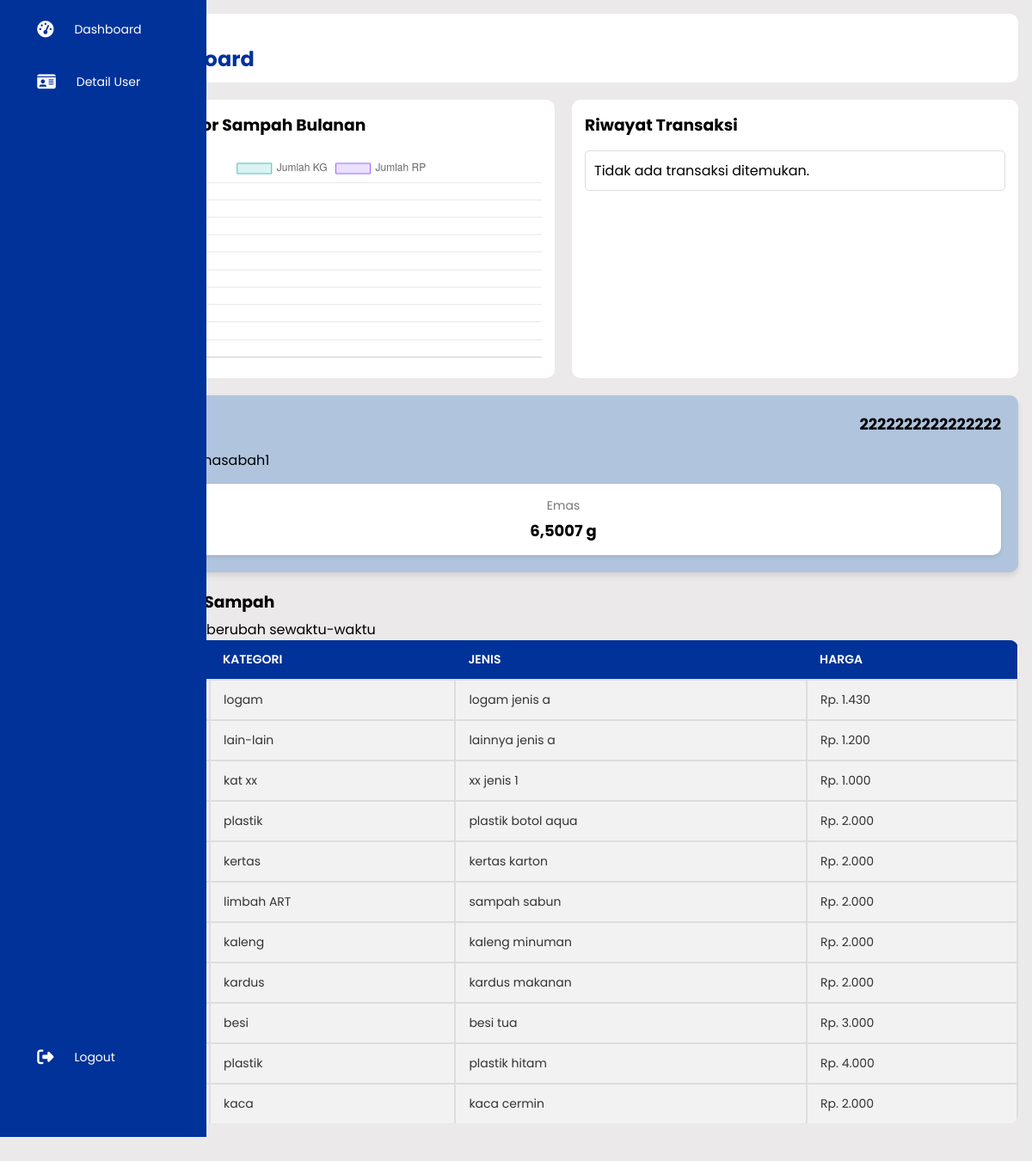
Page /index.php (signed in) on the committed database.
### tables this page shows
CREATE TABLE `dompet` (
  `id` int(11) NOT NULL,
  `id_user` int(100) DEFAULT NULL,
  `uang` decimal(11,2) NOT NULL DEFAULT 0.00,
  `emas` decimal(65,4) NOT NULL DEFAULT 0.0000
);

CREATE TABLE `user` (
  `id` int(200) NOT NULL,
  `email` varchar(255) DEFAULT NULL,
  `username` varchar(255) NOT NULL,
  `password` varchar(255) NOT NULL,
  `nama` varchar(40) NOT NULL,
  `notelp` varchar(200) DEFAULT NULL,
  `nik` varchar(200) DEFAULT NULL,
  `alamat` varchar(255) DEFAULT NULL,
  `tgl_lahir` date NOT NULL,
  `kelamin` enum('Pria','Wanita') NOT NULL,
  `role` enum('superadmin','admin','nasabah') NOT NULL,
  `created_at` timestamp NOT NULL DEFAULT current_timestamp() ON UPDATE current_timestamp(),
  `status` tinyint(1) DEFAULT 0
);

CREATE TABLE `sampah` (
  `id` varchar(200) NOT NULL,
  `id_kategori` varchar(200) NOT NULL,
  `jenis` varchar(40) NOT NULL,
  `harga` int(11) NOT NULL,
  `harga_pusat` int(11) DEFAULT 0,
  `jumlah` decimal(65,2) NOT NULL DEFAULT 0.00
);

CREATE TABLE `kategori_sampah` (
  `id` varchar(200) NOT NULL,
  `name` varchar(100) NOT NULL,
  `created_at` bigint(20) NOT NULL
);

### fungsi.php (called while the page is built, shortened)
<?php
function getUserData($koneksi, $username)
{
    $query = "SELECT u.id, u.username, u.nama, u.nik, u.created_at AS tanggal_bergabung, u.role,
                     d.uang, d.emas
              FROM user u
              LEFT JOIN dompet d ON u.id = d.id_user
              WHERE u.username = ?";
    $stmt = $koneksi->prepare($query);
    $stmt->bind_param("s", $username);
    $stmt->execute();
    $result = $stmt->get_result();
    if ($result) {
        return $result->fetch_assoc();
    } else {
        die("Error fetching data: " . $koneksi->error);
    }
}

### index.php (the view, shortened to what this page needs)
<?php
require_once 'header.php';
require_once 'fungsi.php';
$username = $_SESSION['username'];
$data = getUserData($koneksi, $username);
$id_user = $data['id'];
$sqlTransaksi = "
SELECT t.id AS id_transaksi, t.jenis_transaksi, t.date, t.time,
       ts.jenis_saldo, ts.jumlah_tarik,
       ss.id_sampah, ss.jumlah_kg, ss.jumlah_rp, s.jenis AS jenis_sampah,
       js.id_sampah AS id_jual_sampah, js.jumlah_kg AS jumlah_jual_kg, js.jumlah_rp AS total_penjualan, s.jenis AS jenis_jual_sampah,
       ps.jumlah, ps.hasil_konversi, ps.jenis_konversi,
       u.id AS id_user, u.username
FROM transaksi t
LEFT JOIN tarik_saldo ts ON t.id = ts.id_transaksi
LEFT JOIN setor_sampah ss ON t.id = ss.id_transaksi
LEFT JOIN jual_sampah js ON t.id = js.id_transaksi
LEFT JOIN pindah_saldo ps ON t.id = ps.id_transaksi
LEFT JOIN user u ON t.id_user = u.id
LEFT JOIN sampah s ON ss.id_sampah = s.id OR js.id_sampah = s.id
WHERE u.id = ?
ORDER BY t.time DESC";
$stmtTransaksi = $koneksi->prepare($sqlTransaksi);
$stmtTransaksi->bind_param("i", $id_user);
$stmtTransaksi->execute();
$resultTransaksi = $stmtTransaksi->get_result();
$sql = "SELECT ks.name AS kategori, s.jenis, s.harga
        FROM sampah s
        JOIN kategori_sampah ks ON s.id_kategori = ks.id";
$result = $koneksi->query($sql);
$months = [];
$totalKg = [];
$totalRp = [];
?>
<!DOCTYPE html>
<html lang="en">
<head>
    <link rel="stylesheet" href="https://cdnjs.cloudflare.com/ajax/libs/font-awesome/6.4.0/css/all.min.css" />
    <link rel="stylesheet" href="https://code.jquery.com/ui/1.12.1/themes/base/jquery-ui.css">
    <link rel="stylesheet" href="./css/style.css">
</head>
<body>
    <div id="wrapper">
        <?php include("sidebar.php") ?>
        <div class="main--content">
            <div class="header--wrapper">
                <div class="header--title">
                    <span>Halaman</span>
                    <h2>Dashboard</h2>
                </div>
            </div>
            <div class="dashboard-content">
                <div class="grafik-penyetoran">
                    <?php if ($data['role'] == 'nasabah'): ?>
                        <h3>Grafik Setor Sampah Bulanan</h3>
                    <?php else: ?>
                        <h3>Grafik Jual Sampah Bulanan</h3>
                    <?php endif; ?>
                    <canvas id="setorSampahChart"></canvas>
                </div>
                <div class="history">
                    <h3>Riwayat Transaksi</h3>
                    <div class="transaction-list">
                        <?php
                        if ($resultTransaksi->num_rows > 0) {
                            while ($row = $resultTransaksi->fetch_assoc()) {
                                echo "<div class='transaction-item'>";
                                echo "<div class='transaction-header'>";
                                echo "<span class='transaction-type'>" . ucfirst($row['jenis_transaksi']) . "</span>";
                                echo "<span class='transaction-date'>" . date('d M Y', strtotime($row['date'])) . " | " . date('H:i:s', strtotime($row['time'])) . "</span>";
                                echo "</div>";
                                if ($row['jenis_transaksi'] == 'tarik_saldo') {
                                    echo "<div class='transaction-body'>";
                                    echo "<span class='transaction-detail'>Jenis Saldo: " . ucfirst($row['jenis_saldo']) . "</span>";
                                    echo "<span class='transaction-amount' style='color: red;'>" . number_format($row['jumlah_tarik'], 2, ',', '.') . "</span>";
                                    echo "</div>";
                                } elseif ($row['jenis_transaksi'] == 'setor_sampah') {
                                    echo "<div class='transaction-body'>";
                                    echo "<span class='transaction-detail'>Sampah: " . ucfirst($row['jenis_sampah']) . " (" . $row['jumlah_kg'] . " Kg)</span>";
                                    echo "<span class='transaction-amount' style='color: #28a745;'>+ Rp. " . number_format($row['jumlah_rp'], 2, ',', '.') . "</span>";
                                    echo "</div>";
                                } elseif ($row['jenis_transaksi'] == 'pindah_saldo') {
                                    echo "<div class='transaction-body'>";
                                    echo "<span class='transaction-detail'>Jumlah: Rp. " . number_format($row['jumlah'], 2, ',', '.') . "</span>";
                                    echo "<span class='transaction-amount' style='color: #1E90FF;'>" . number_format($row['hasil_konversi'], 4, ',', '.') . " | " . $row['jenis_konversi'] . "</span>";
                                    echo "</div>";
                                } elseif ($row['jenis_transaksi'] == 'jual_sampah') {
                                    echo "<div class='transaction-body'>";
                                    echo "<span class='transaction-detail'>Jual Sampah: " . ucfirst($row['jenis_jual_sampah']) . " (" . $row['jumlah_jual_kg'] . " Kg)</span>";
                                    echo "<span class='transaction-amount'> Rp. " . number_format($row['total_penjualan'], 2, ',', '.') . "</span>";
                                    echo "</div>";
                                }
                                echo "</div>";
                            }
                        } else {
                            echo "<p>Tidak ada transaksi ditemukan.</p>";
                        }
                        ?>
                    </div>
                </div>
            </div>
            <?php if ($data['role'] == 'nasabah') : ?>
                <div class="additional-info">
                    <div class="user-card">
                        <div class="user-card-header">
                            <span class="wifi-icon"><i class="fas fa-wifi"></i></span>
                            <span class="account-number"><?php echo $data['nik']; ?></span>
                        </div>
                        <div class="user-details">
                            <p>Username: <?php echo $data['username']; ?></p>
                        </div>
                        <div class="user-balance">
                            <div class="balance-card">
                                <span>Emas</span>
                                <span><?php echo number_format($data['emas'], 4, ',', '.'); ?> g</span>
                            </div>
                        </div>
                    </div>
                </div>
                <div class="table-container">
                    <h3>Jenis-jenis Sampah</h3>
                    <p>*harga dapat berubah sewaktu-waktu</p>
                    <table>
                        <thead>
                            <tr>
                                <th>#</th>
                                <th>Kategori</th>
                                <th>Jenis</th>
                                <th>Harga</th>
                            </tr>
                        </thead>
                        <tbody>
                            <?php
                            if ($result->num_rows > 0) {
                                $no = 1;
                                while ($row = $result->fetch_assoc()) {
                                    echo "<tr>";
                                    echo "<td>" . $no++ . "</td>";
                                    echo "<td>" . $row['kategori'] . "</td>";
                                    echo "<td>" . $row['jenis'] . "</td>";
                                    echo "<td>Rp. " . number_format($row['harga'], 0, ',', '.') . "</td>";
                                    echo "</tr>";
                                }
                            } else {
                                echo "<tr><td colspan='4'>Tidak ada data</td></tr>";
                            }
                            ?>
                        </tbody>
                    </table>
                </div>
            <?php endif; ?>
        </div>
    </div>
    <script>
        // Data untuk grafik setor/jual sampah
        const ctx = document.getElementById('setorSampahChart').getContext('2d');
        const chartData = {
            labels: <?php echo json_encode($months); ?>,
            datasets: [{
                    label: 'Jumlah KG',
                    data: <?php echo json_encode($totalKg); ?>,
                    backgroundColor: 'rgba(75, 192, 192, 0.2)',
                    borderColor: 'rgba(75, 192, 192, 1)',
                    borderWidth: 1
                },
                {
                    label: 'Jumlah RP',
                    data: <?php echo json_encode($totalRp); ?>,
                    backgroundColor: 'rgba(153, 102, 255, 0.2)',
                    borderColor: 'rgba(153, 102, 255, 1)',
                    borderWidth: 1
                }
            ]
        };
        const chartOptions = {
            scales: {
                y: {
                    beginAtZero: true
                }
            }
        };
        const setorSampahChart = new Chart(ctx, {
            type: 'bar',
            data: chartData,
            options: chartOptions
        });
    </script>
</body>
</html>

### sidebar.php (shortened to what this page needs)
<!DOCTYPE html>
<html lang="en">
<head>
    <link rel="stylesheet" href="./css/style.css">
</head>
<body>
    <div id="wrapper">
        <div id="content">
            <div class="sidebar">
                <ul class="menu">
                    <li>
                        <a href="index.php">
                            <i class="fas fa-tachometer-alt"></i>
                            <span>Dashboard</span>
                        </a>
                    </li>
                    <li>
                        <a href="detail_user.php">
                            <i class="fa-solid fa-id-card"></i>
                            <span>Detail User</span>
                        </a>
                    </li>
                    <li class="logout">
                        <a href="logout.php">
                            <i class="fa-solid fa-right-from-bracket"></i>
                            <span>Logout</span>
                        </a>
                    </li>
                </ul>
            </div>
        </div>
    </div>
</body>
</html>

### css/style.css (style rules this page uses)
* { margin: 0; padding: 0; border: no; outline: none; box-sizing: border-box; font-family: "Poppins", sans-serif; }
body { height: 100%; overflow-x: hidden; background-color: #ebe9e9; }
#wrapper { display: flex; }
.sidebar { position: fixed; top: 0; left: 0; width: 110px; height: 100vh; padding: 0 1.7rem; color: #ffff; overflow: hidden; transition: all 0.5s linear; background: rgba(0, 50, 153, 253); z-index: 1000; }
.menu { height: 95%; position: relative; list-style: none; padding: 0; margin-top: 3%; }
.menu li { padding: 1rem; margin: 8px 0; border-radius: 8px; transition: all 0.5s ease-in-out; }
.menu a { color: #ffff; font-size: 14px; text-decoration: none; display: flex; align-items: center; gap: 1.5rem; }
.menu a span { overflow: hidden; }
.menu a i { font-size: 1.2rem; }
#content { margin-left: 110px; transition: margin-left 0.5s; }
.logout { position: absolute; bottom: 0; left: 0; width: 100%; }
.main--content { position: relative; background: #ebe9e9; width: 100%; padding: 1rem; }
.header--wrapper { display: flex; justify-content: space-between; align-items: center; flex-wrap: wrap; background: #fff; border-radius: 10px; padding: 10px 2rem; margin-bottom: 1rem; }
.header--title { color: rgba(0, 50, 153, 253); }
.table-container { width: 100%; height: 60vh; overflow-x: auto; overflow-y: auto; }
table { width: 100%; border-collapse: collapse; }
thead { background: rgba(0, 50, 153, 253); color: #fff; }
thead th { position: sticky; top: 0; background: rgba(0, 50, 153, 253); }
th { padding: 13px; text-align: center; font-size: 14px; }
tbody { background: #f2f2f2; }
td { padding: 12px; font-size: 14px; color: #333; border: 2px solid #dddddd; }
th:first-child { position: sticky; left: 0; z-index: 1; }
td:first-child { position: sticky; left: 0; background-color: #f2f2f2; }
.header--wrapper { display: flex; justify-content: space-between; align-items: center; margin-bottom: 20px; }
.header--title h2 { margin: 0; }
.dashboard-content { display: flex; gap: 20px; }
.grafik-penyetoran, .history { flex: 1; background-color: #ffffff; padding: 15px; border-radius: 10px; }
.grafik-penyetoran h3, .history h3 { margin: 0 0 15px; }
.grafik-penyetoran canvas { margin-top: 20px; }
.table-container { margin-top: 20px; }
.table-container h3 { margin-bottom: 5px; }
.table-container table { width: 100%; border-collapse: collapse; background-color: #fff; border-radius: 10px; overflow: hidden; }
.table-container th, .table-container td { padding: 12px 15px; text-align: left; border-bottom: 1px solid #ddd; }
.table-container th { background-color: rgba(0, 50, 153, 253); color: #fff; text-transform: uppercase; font-weight: 600; }
.table-container tbody tr:last-child td { border-bottom: none; }
.additional-info { display: flex; justify-content: space-between; margin-top: 20px; }
.user-card { flex: 1; background-color: #b0c4de; padding: 20px; border-radius: 10px; box-shadow: 0px 4px 6px rgba(0, 0, 0, 0.1); }
.user-card-header { display: flex; justify-content: space-between; align-items: center; margin-bottom: 15px; }
.account-number { font-size: 18px; font-weight: bold; }
.user-details p { margin: 0; font-size: 16px; }
.user-balance { display: flex; justify-content: space-between; margin-top: 15px; }
.balance-card { flex: 1; text-align: center; background-color: #ffffff; padding: 15px; margin-left: 10px; border-radius: 10px; box-shadow: 0px 2px 4px rgba(0, 0, 0, 0.1); }
.balance-card:first-child { margin-left: 0; }
.balance-card span:first-child { display: block; font-size: 14px; color: #777; }
.balance-card span:last-child { display: block; font-size: 18px; font-weight: bold; margin-top: 5px; }
.transaction-list { display: flex; flex-direction: column; gap: 10px; }

### index.php (style rules this page uses)
body { font-family: 'Arial', sans-serif; background-color: #f4f4f4; margin: 0; padding: 0; }
#wrapper { display: flex; }
.main--content { width: 100%; padding: 20px; background-color: #fff; }
.transaction-list { max-height: 520px; overflow-y: auto; border: 1px solid #ddd; padding: 10px; background-color: #fff; border-radius: 5px; }

### rows in the picture
dompet: id_user.nik "2222222222222222", id_user.username "nasabah1", emas "6,5007"
sampah: id_kategori.name "logam", jenis "logam jenis a", harga "1.430"
sampah: id_kategori.name "lain-lain", jenis "lainnya jenis a", harga "1.200"
sampah: id_kategori.name "kat xx", jenis "xx jenis 1", harga "1.000"
sampah: id_kategori.name "plastik", jenis "plastik botol aqua", harga "2.000"
sampah: id_kategori.name "kertas", jenis "kertas karton", harga "2.000"
sampah: id_kategori.name "limbah ART", jenis "sampah sabun", harga "2.000"
sampah: id_kategori.name "kaleng", jenis "kaleng minuman", harga "2.000"
sampah: id_kategori.name "kardus", jenis "kardus makanan", harga "2.000"
sampah: id_kategori.name "besi", jenis "besi tua", harga "3.000"
sampah: id_kategori.name "plastik", jenis "plastik hitam", harga "4.000"
sampah: id_kategori.name "kaca", jenis "kaca cermin", harga "2.000"
